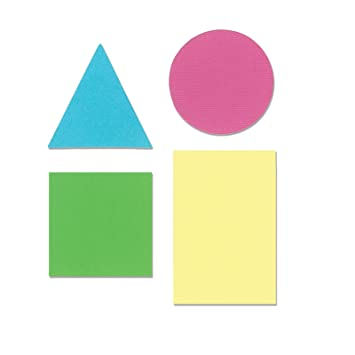
#> input picture TCSR.jpg, 355 x 355 px
$ python 'Shape detection.py'
#> lines starting #> are read from the running program, lines starting #| are printed output that depends on the picture; after the words box and inside, x2 and y2 are one past the last pixel; in counts of white or black regions, pixels touching at a corner belong together
import cv2 as cv

img = cv.imread('TCSR.jpg')
#> img is the input picture: shape (355, 355, 3); mean B, G, R 218.4, 233.9, 229.7
gray = cv.cvtColor(img, cv.COLOR_BGR2GRAY)
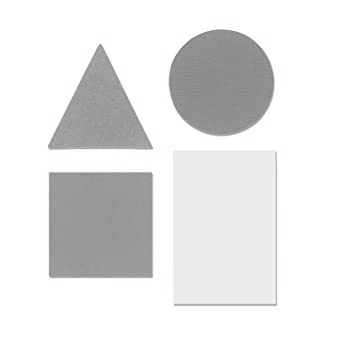
#> gray: shape (355, 355); min 116, max 255, mean 230.9
_,thresh = cv.threshold(gray, 240, 255, cv.THRESH_BINARY)
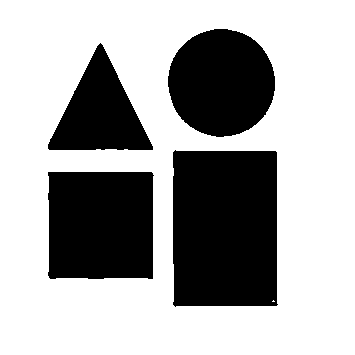
#> thresh: shape (355, 355); 66.6% white; 4 black regions
cont,_ = cv.findContours(thresh, cv.RETR_TREE, cv.CHAIN_APPROX_NONE)
#> cont = 6 contours, 1 with area under 20; largest, box (x1, y1, x2, y2) and area: (0, 0, 355, 355) 125316, (172, 149, 279, 308) 16330, (47, 171, 155, 280) 11276, (167, 28, 276, 138) 9194, (47, 42, 154, 151) 6082

cv.imshow("img", img)
for c in cont:
    aprx = cv.approxPolyDP(c, 0.01* cv.arcLength(c, True), True)
    cv.drawContours(img, [aprx], 0, (0, 0, 0), 3)
    x,y,w,h = cv.boundingRect(aprx)

    if len(aprx) == 3:
        cv.putText(img, "Triangle", (x+7, y-7), cv.FONT_HERSHEY_COMPLEX, 0.5, (0, 0, 0))
    elif len(aprx) == 4:
        r = float(w)/h
        if r >= 0.95 and r <= 1.05:
            cv.putText(img, "Square", (x+7, y-7), cv.FONT_HERSHEY_COMPLEX, 0.5, (0, 0, 0))
        else:
            cv.putText(img, "Rectangle", (x+7, y-7), cv.FONT_HERSHEY_COMPLEX, 0.5, (0, 0, 0))
    else:
        cv.putText(img, "Circle", (x+7, y-7), cv.FONT_HERSHEY_COMPLEX, 0.5, (0, 0, 0))
#> this loop made 6 passes
#> (aprx, x, y, w, h, r) on passes 1 to 3: ([[0, 0], [0, 354], [354, 354], [354, 0]], 0, 0, 355, 355, 1), ([[48, 171], [153, 173], [152, 279], [48, 277]], 48, 171, 106, 109, 0.972), ([[175, 149], [277, 152], [276, 306], [172, 304]], 172, 149, 106, 158, 0.671)
#> (c, aprx, x, y, w, h) on pass 4: ([[273, 300], [272, 301], [273, 301], [274, 301]], [[274, 301], [273, 300], [272, 301]], 272, 300, 3, 2)
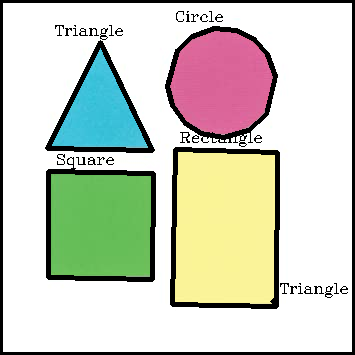
#> img: shape (355, 355, 3); 10.49% of pixels changed, all inside (x1, y1, x2, y2) = (0, 0, 355, 355)


cv.imshow("Shapes", img)
cv.waitKey(0)
cv.destroyAllWindows()
